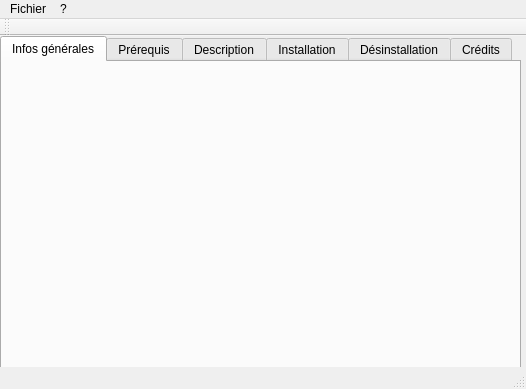
<?xml version="1.0" encoding="UTF-8"?>
<ui version="4.0">
 <class>MainWindow</class>
 <widget class="QMainWindow" name="MainWindow">
  <property name="geometry">
   <rect>
    <x>0</x>
    <y>0</y>
    <width>526</width>
    <height>389</height>
   </rect>
  </property>
  <property name="windowTitle">
   <string>MainWindow</string>
  </property>
  <widget class="QWidget" name="centralWidget">
   <widget class="QTabWidget" name="tabWidget">
    <property name="geometry">
     <rect>
      <x>0</x>
      <y>0</y>
      <width>521</width>
      <height>341</height>
     </rect>
    </property>
    <property name="autoFillBackground">
     <bool>false</bool>
    </property>
    <property name="tabPosition">
     <enum>QTabWidget::North</enum>
    </property>
    <property name="currentIndex">
     <number>0</number>
    </property>
    <widget class="QWidget" name="tab_infos">
     <attribute name="title">
      <string>Infos générales</string>
     </attribute>
    </widget>
    <widget class="QWidget" name="tab_prereq">
     <attribute name="title">
      <string>Prérequis</string>
     </attribute>
    </widget>
    <widget class="QWidget" name="tab_desc">
     <attribute name="title">
      <string>Description</string>
     </attribute>
    </widget>
    <widget class="QWidget" name="tab_install">
     <attribute name="title">
      <string>Installation</string>
     </attribute>
    </widget>
    <widget class="QWidget" name="tab_uninstall">
     <attribute name="title">
      <string>Désinstallation</string>
     </attribute>
    </widget>
    <widget class="QWidget" name="tab_credits">
     <attribute name="title">
      <string>Crédits</string>
     </attribute>
    </widget>
   </widget>
  </widget>
  <widget class="QMenuBar" name="menuBar">
   <property name="geometry">
    <rect>
     <x>0</x>
     <y>0</y>
     <width>526</width>
     <height>21</height>
    </rect>
   </property>
   <widget class="QMenu" name="menuFichier">
    <property name="title">
     <string>Fichier</string>
    </property>
   </widget>
   <widget class="QMenu" name="menu">
    <property name="title">
     <string>?</string>
    </property>
   </widget>
   <addaction name="menuFichier"/>
   <addaction name="menu"/>
  </widget>
  <widget class="QToolBar" name="mainToolBar">
   <attribute name="toolBarArea">
    <enum>TopToolBarArea</enum>
   </attribute>
   <attribute name="toolBarBreak">
    <bool>false</bool>
   </attribute>
  </widget>
  <widget class="QStatusBar" name="statusBar"/>
 </widget>
 <layoutdefault spacing="6" margin="11"/>
 <resources/>
 <connections/>
</ui>
